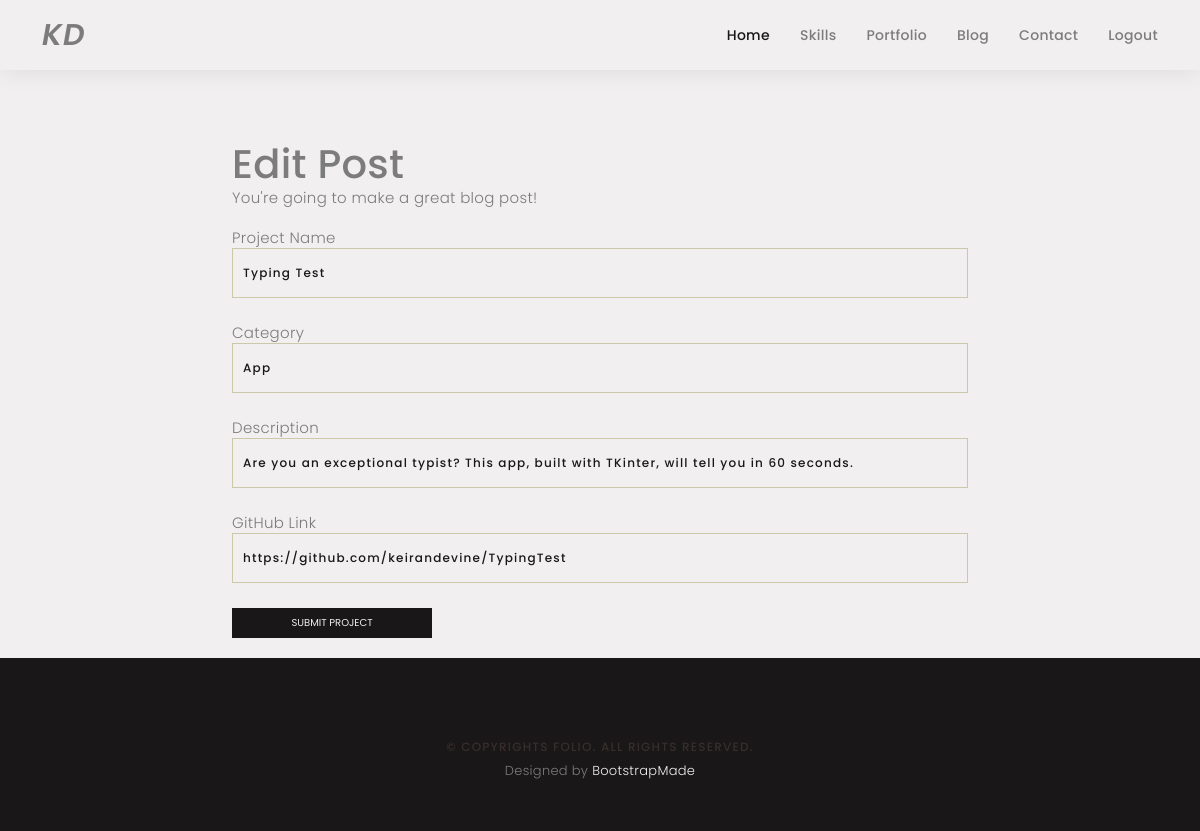
Before: /edit-project/2 (signed in) with the older database file.
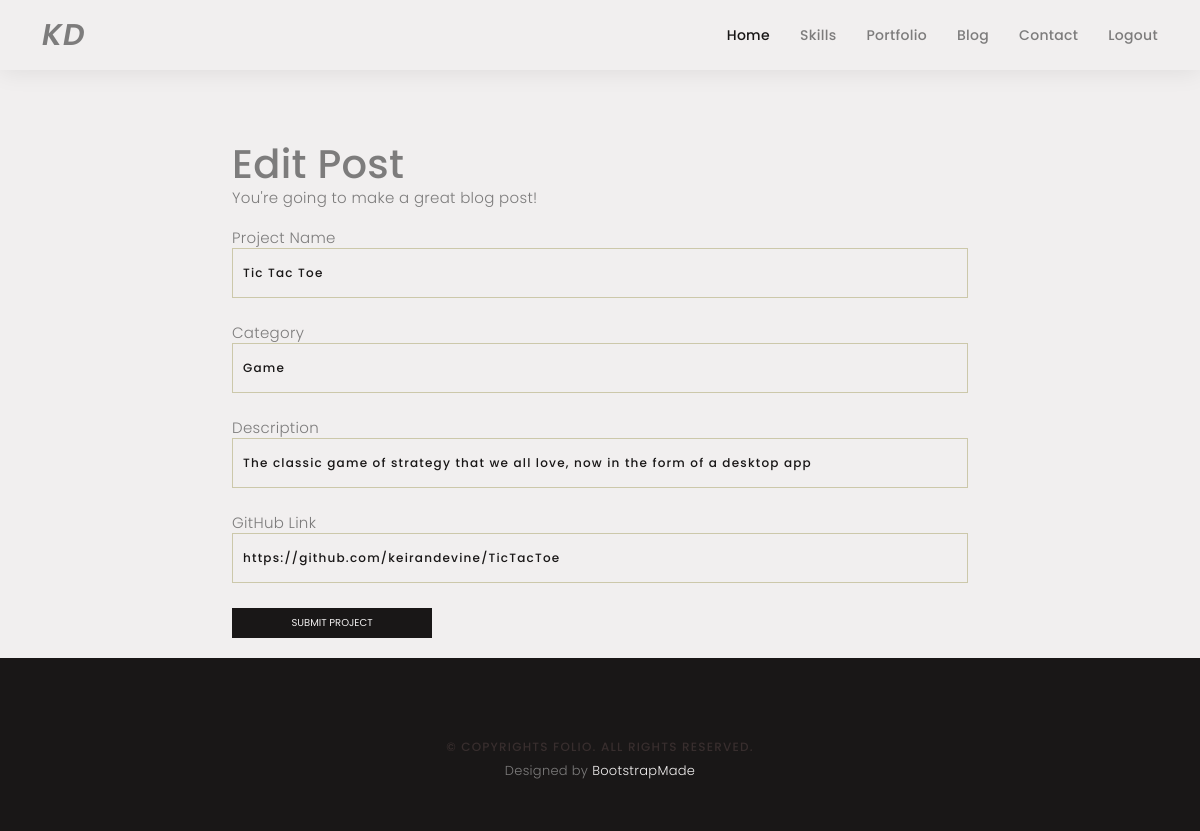
After: the same page with the newer database file.
### main.py (models this page shows)
class PortfolioItem(db.Model):
    id = db.Column(db.Integer, primary_key=True)
    name = db.Column(db.String(100), unique=True, nullable=False)
    category = db.Column(db.String(100), nullable=False)
    description = db.Column(db.String(250), nullable=False)
    git_url = db.Column(db.String(250), nullable=False)

### main.py (the view, shortened to what this page needs)
@app.route('/edit-project/<int:project_id>', methods=['GET', 'POST'])
def edit_project(project_id):
    project_to_edit = PortfolioItem.query.get(project_id)
    edit_form = AddProjectForm(
        name=project_to_edit.name,
        category=project_to_edit.category,
        description=project_to_edit.description,
        git_url=project_to_edit.git_url,
    )
    return render_template('make-post.html', id=project_id, form=edit_form)

### main.py
class AddProjectForm(FlaskForm):
    name = StringField("Project Name", validators=[DataRequired()])
    category = SelectField('Category', coerce=str, choices=["App", "Game", "Web"], validators=[DataRequired()])
    description = StringField("Description", validators=[DataRequired()])
    git_url = StringField("GitHub Link", validators=[DataRequired(), URL()])
    submit = SubmitField("Submit Project")

### main.py (called while the page is built)
@login_manager.user_loader
def load_user(user_id):
    return User.query.get(int(user_id))

### templates/make-post.html (shortened to what this page needs)
{% extends 'base.html' %}
{% import "bootstrap/wtf.html" as wtf %}
{% block content %}
<br>
<br>
<div class="container">
      <div class="row">
        <div class="col-lg-8 col-md-10 mx-auto">
          <div class="page-heading">
            {% if id %}
            <h1>Edit Post</h1>
            {% else %}
            <h1>Create New Post</h1>
            {% endif %}
            <span class="subheading">You're going to make a great blog post!<br><br></span>
          </div>
        </div>
      </div>
    </div>
  <div class="container form-container">
    <div class="row">
      <div class="col-lg-8 col-md-10 mx-auto">
          {{ wtf.quick_form(form, button_map={'submit': 'primary'}) }}
      </div>
    </div>
  </div>
{% endblock %}

### templates/base.html (shortened to what this page needs)
<!doctype html>
<html lang="en">
  <!DOCTYPE html>
<html lang="en">
<head>
  <<link href="{{ url_for('static', filename='assets/vendor/bootstrap/css/bootstrap.min.css') }}" rel="stylesheet">
  <link href="{{ url_for('static', filename='assets/vendor/bootstrap-icons/bootstrap-icons.css') }}" rel="stylesheet">
  <link href="{{ url_for('static', filename='assets/vendor/boxicons/css/boxicons.min.css') }}" rel="stylesheet">
  <link href="{{ url_for('static', filename='assets/vendor/glightbox/css/glightbox.min.css') }}" rel="stylesheet">
  <link href="{{ url_for('static', filename='assets/vendor/swiper/swiper-bundle.min.css') }}" rel="stylesheet">
  <link href="{{ url_for('static', filename='assets/css/style.css') }}" rel="stylesheet">
  <link
    rel="stylesheet"
    href="https://cdnjs.cloudflare.com/ajax/libs/animate.css/4.1.1/animate.min.css"
  />
</head>
<body>
{% block navbar %}
  {% include "header.html" %}
{% endblock %}
{% block content %}{% endblock %}
<div id="footer" class="text-center">
    <div class="container footer-container">
      <p>&copy; Copyrights Folio. All rights reserved.</p>
      <div class="credits">
        Designed by <a class="template-link" href="https://bootstrapmade.com/">BootstrapMade</a>
      </div>
    </div>
  </div>
  </body>
</html></html>

### templates/header.html (shortened to what this page needs)
<!DOCTYPE html>
<html lang="en">
<head>
  <link href="static/assets/vendor/bootstrap/css/bootstrap.min.css" rel="stylesheet">
  <link href="static/assets/vendor/bootstrap-icons/bootstrap-icons.css" rel="stylesheet">
  <link href="static/assets/vendor/boxicons/css/boxicons.min.css" rel="stylesheet">
  <link href="static/assets/vendor/glightbox/css/glightbox.min.css" rel="stylesheet">
  <link href="static/assets/vendor/swiper/swiper-bundle.min.css" rel="stylesheet">
  <link href="static/assets/css/style.css" rel="stylesheet">
</head>
<body>
  <header id="header" class="fixed-top ">
    <div class="container d-flex align-items-center justify-content-between">
       <h1 class="logo"><a href="{{ url_for('home') }}">KD</a></h1>
      <nav id="navbar" class="navbar">
        <ul>
          <li><a class="nav-link scrollto active" href="{{url_for('home')}}">Home</a></li>
          <li><a class="nav-link scrollto" href="{{url_for('home')}}">Skills</a></li>
          <li><a class="nav-link  scrollto" href="{{url_for('home')}}">Portfolio</a></li>
          <li><a class="nav-link  scrollto" href="{{url_for('home')}}">Blog</a></li>
          <li><a class="nav-link scrollto" href="{{url_for('home')}}">Contact</a></li>
           {% if not current_user.is_authenticated: %}
          <li><a class="nav-link" href="{{url_for('login')}}">Login</a></li>
          {% else %}
          <li><a class="nav-link" href="{{url_for('logout')}}">Logout</a></li>
          {% endif %}
        </ul>
      </nav>
    </div>
  </header>
</body>
</html>

### static/assets/css/style.css (style rules this page uses)
body { background: #F1EFEF; color: #7D7C7C; font-family: "Poppins", helvetica; font-size: 15px; font-weight: 300; line-height: 20px; letter-spacing: 0.02em; overflow-x: hidden; margin: 0 auto; padding: 0; box-sizing: border-box; }
h1, h2, h3, h4, h5, h6 { margin: 0; }
a { color: #191717; text-decoration: none !important; transition: all 0.2s ease-in-out 0s; }
p { margin: 25px 0; padding: 0; font-size: 15px; color: #382E2E; line-height: 28px; }
.btn { display: inline-block; justify-content: center; align-items: center; background: #191717; border: medium none; border-radius: 0; color: #F1EFEF; font-size: 10px; height: 30px; line-height: 30px; padding: 0 30px; text-transform: uppercase; width: 120px; }
.form-control { background-color: #F1EFEF; border: 1px solid #CCC8AA; border-radius: 0; color: #191717; font-size: 12px; font-weight: 500; height: 50px; letter-spacing: 0.1em; padding-left: 10px; margin: 0 0 25px 0; line-height: 14px; }
#header { z-index: 997; padding: 15px 0; background-color: #F1EFEF; box-shadow: 0px 2px 25px rgba(0, 0, 0, 0.08); position: fixed; top: 0; }
#header .logo { font-size: 30px; margin: 0; padding: 0; line-height: 1; font-weight: 600; letter-spacing: 1px; font-family: "Poppins", sans-serif; font-style: italic; }
#header .logo a { color: #7D7C7C; }
.navbar { padding: 0; top: 0; }
.navbar ul { margin: 0; padding: 0; display: flex; list-style: none; align-items: center; }
.navbar a, .navbar a:focus { display: flex; align-items: center; justify-content: space-between; padding: 10px 0 10px 30px; font-family: "Poppins", sans-serif; font-size: 14px; font-weight: 500; color: #7D7C7C; white-space: nowrap; transition: 0.3s; }
.navbar a:hover, .navbar .active, .navbar .active:focus, .navbar li:hover>a { color: #191717; }
#submit { width: 200px; margin-bottom: 20px; }
#footer { background: #191717; padding-bottom: 50px; }
.footer-container { width: 100%; }
#footer p { font-size: 12px; letter-spacing: 0.1em; font-weight: 500; margin-bottom: 0; padding-top: 30px; text-transform: uppercase; }
.credits { font-size: 13px; }
.template-link { color: #F1EFEF; }
#footer { padding-top: 20px; }
.page-heading { margin-top: 100px; }

Changed rows visible on the page:
changed PortfolioItem: name "Typing Test" → "Tic Tac Toe"; category "App" → "Game"; description "Are you an exceptional typist? This app, built with TKinter, will tell you in 60 seconds." → "The classic game of strategy that we all love, now in the form of a desktop app"; git_url "https://github.com/keirandevine/TypingTest" → "https://github.com/keirandevine/TicTacToe"
